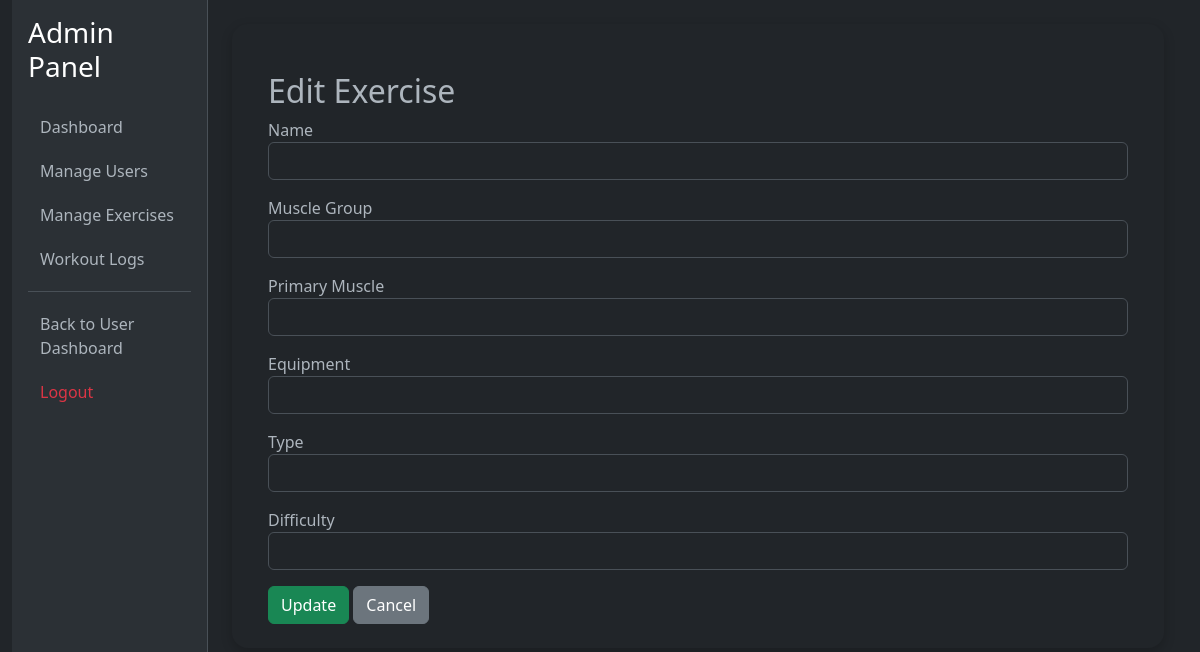
/admin/edit_exercise/44 (signed in), run on an earlier commit of the app's database.
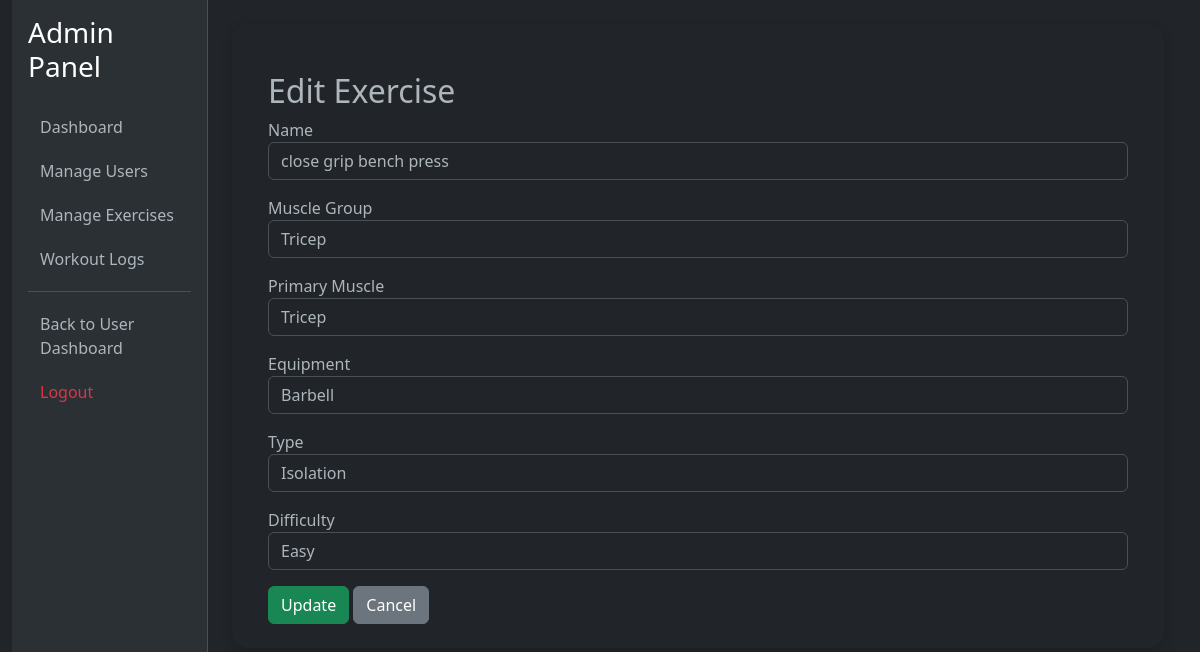
And on a later commit of the database.
### tables this page shows
CREATE TABLE "exercises" (
	"id"	INTEGER,
	"name"	TEXT NOT NULL UNIQUE,
	"muscle_group"	TEXT NOT NULL,
	"equipment"	TEXT,
	"type"	TEXT,
	"difficulty"	TEXT,
	"primary_muscle"	TEXT,
	PRIMARY KEY("id" AUTOINCREMENT)
);

### app.py (the view, shortened to what this page needs)
@app.route('/admin/edit_exercise/<int:exercise_id>', methods=['GET', 'POST'])
@admin_required
def edit_exercise(exercise_id):
    if 'user_id' not in session or not session.get('is_admin'):
        return redirect('/login')
    conn = sqlite3.connect('workout_tracker.db')
    exercise = conn.execute("SELECT * FROM exercises WHERE id=?", (exercise_id,)).fetchone()
    conn.close()
    return render_template('admin/edit_exercise.html', exercise=exercise)

### app.py (called while the page is built)
def admin_required(f):
    @wraps(f)
    def decorated_function(*args, **kwargs):
        if not session.get('user_id') or not session.get('is_admin'):
            flash("Access Denied. Admins Only.", "error")
            return redirect('/dashboard')
        return f(*args, **kwargs)
    return decorated_function

### templates/admin/edit_exercise.html
{% extends 'admin/base.html' %}
{% block content %}
<div class="container mt-4">
    <h2>Edit Exercise</h2>
    <form method="POST">
        <div class="mb-3">
            <label>Name</label>
            <input type="text" name="name" value="{{ exercise[1] }}" class="form-control" required>
        </div>
        <div class="mb-3">
            <label>Muscle Group</label>
            <input type="text" name="muscle_group" value="{{ exercise[2] }}" class="form-control" required>
        </div>
        <div class="mb-3">
            <label>Primary Muscle</label>
            <input type="text" name="primary_muscle" value="{{ exercise[6] }}" class="form-control" required>
        </div>
        <div class="mb-3">
            <label>Equipment</label>
            <input type="text" name="equipment" value="{{ exercise[3] }}" class="form-control" required>
        </div>
        <div class="mb-3">
            <label>Type</label>
            <input type="text" name="type" value="{{ exercise[4] }}" class="form-control" required>
        </div>
        <div class="mb-3">
            <label>Difficulty</label>
            <input type="text" name="difficulty" value="{{ exercise[5] }}" class="form-control" required>
        </div>
        <button type="submit" class="btn btn-success">Update</button>
        <a href="/admin/exercises" class="btn btn-secondary">Cancel</a>
    </form>
</div>
{% endblock %}

What changed in the data, as far as the page shows it:
added exercises: name "close grip bench press", muscle_group "Tricep", primary_muscle "Tricep", equipment "Barbell", type "Isolation", difficulty "Easy"
